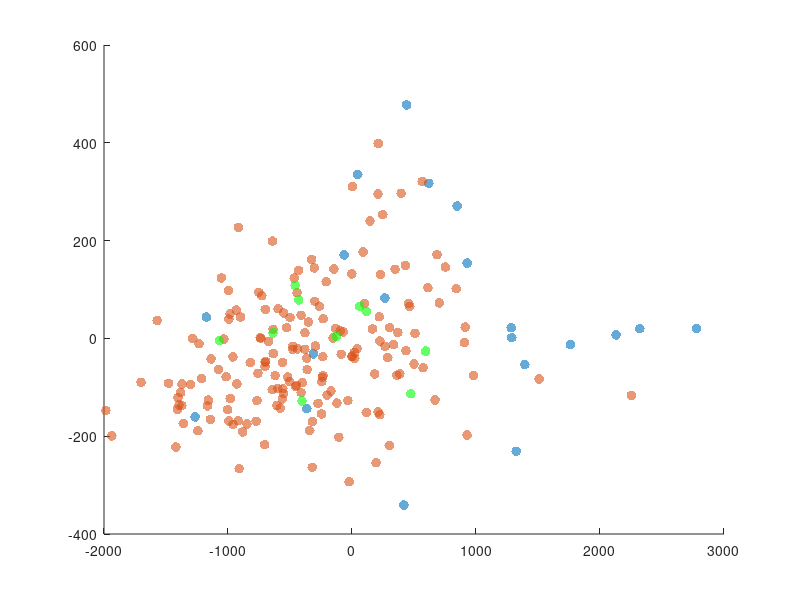

The MATLAB source for this figure: (Note: this script raises an error after producing the figure.)

%% load data
load('pca_output')
score = pca_output.score;
explained = pca_output.explained;
%% scatterplot PC1 vs PC2
figure
scatter(score(end-19:end,1),score(end-19:end,2), 50, 'ro', 'filled', 'MarkerFaceAlpha',0.6)
hold on
scatter(score(11:(length(score)-20),1),score(11:(length(score)-20),2), 50,'bo', 'filled', 'MarkerFaceAlpha', 0.6)
scatter(score(1:10,1),score(1:10,2), 50,'bo', 'filled', 'MarkerFaceAlpha', 0.6, 'CData',[0 1 0]) % plots first 10 trials with all green
xline(mean(score(end-19:end,1)), '--r')
xline(mean(score(11:(length(score)-20),1)), '--b')
xline(mean(score(1:10,1)), '--g')

legend({'novel', 'normal', 'first10'}, 'Interpreter','none', 'FontSize',6)
xlabel(append('PCA1, ', string(round(explained(1),1)), '% explained'))
ylabel(append('PCA2, ', string(round(explained(2),1)), '% explained'))

%% histogram permutation test

shift_means = mean(score(11:180)); % because the mean of the standard is defined as 0

[p_std_dev, ~, ~, randomdiffs] = permutationTest(score(181:200), score(11:180), 10000, 'plotresult', 1); % plots histogram
xline(mean(score(181:200))-shift_means, '--r')
xline(0, '--b')
xline(mean(score(1:10))-shift_means, '--g')

yticklabels(string((0:500:1500)/10000))
ylabel('Probability')
legend('off')

% nPC1 = (mean(scoreTest(181:200))-mean(scoreTest(11:180)))/std(randomdiffs); %calculates nPC1 values for Fig. 1k